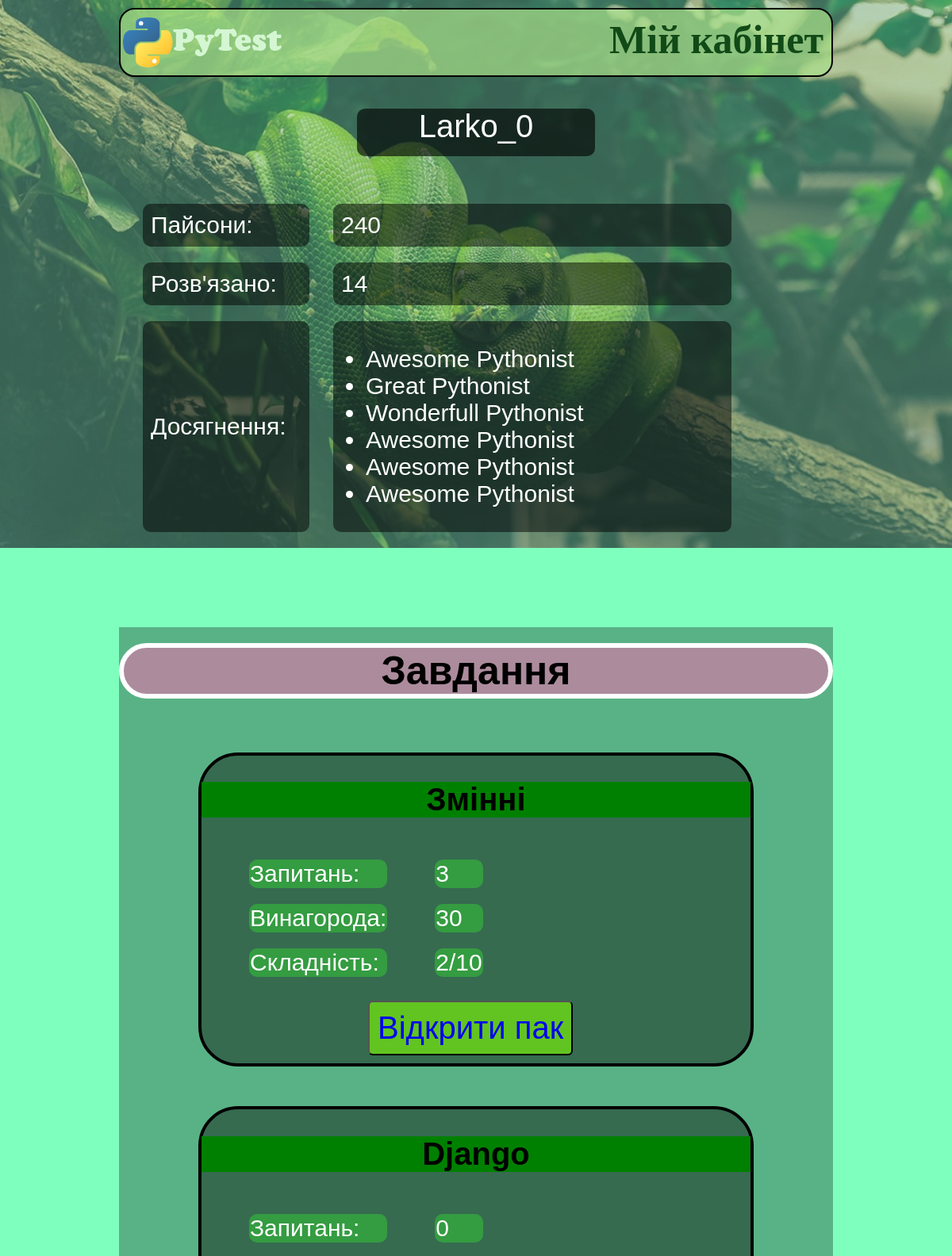
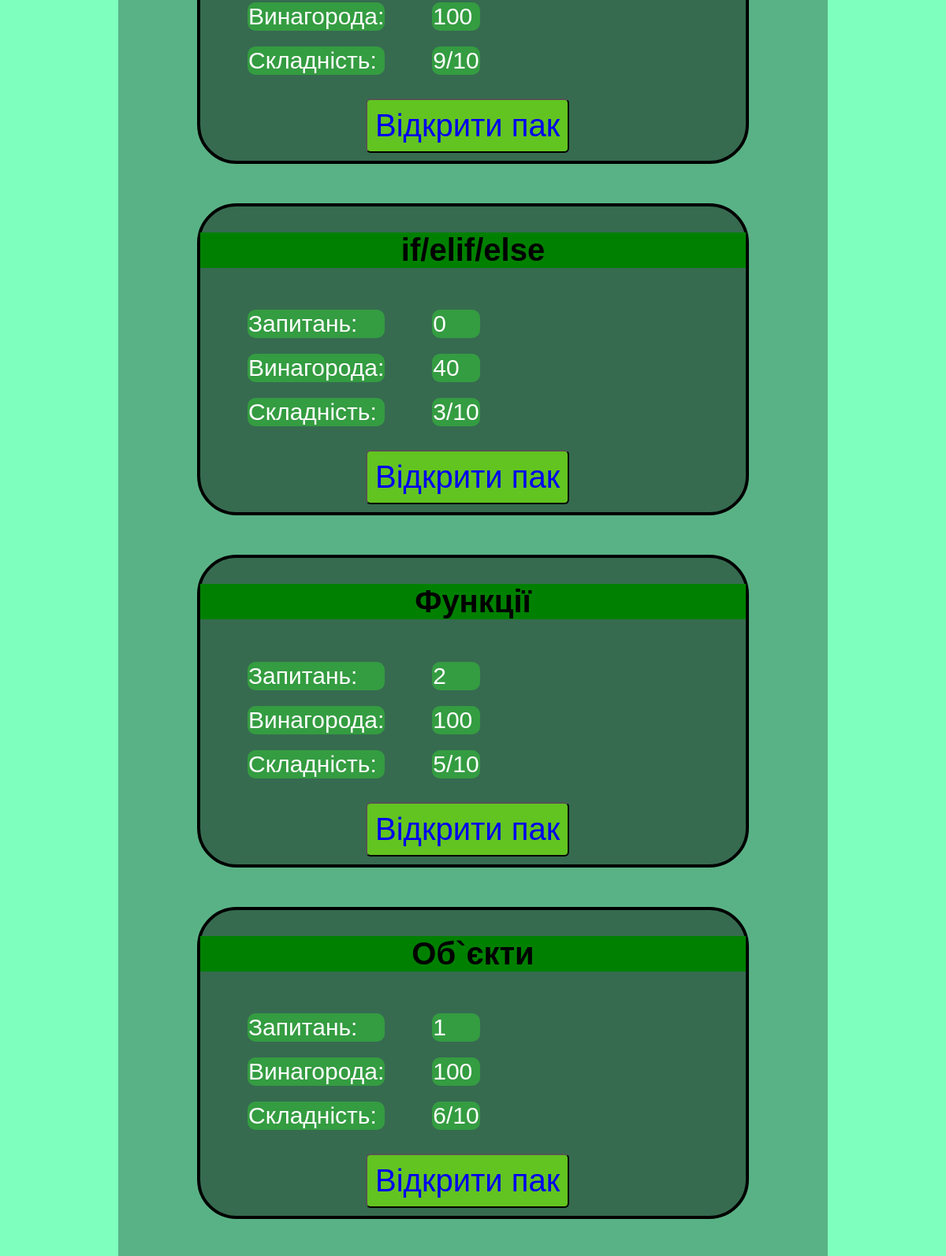
Page /catalog/packs/ (signed in, upper part) on the committed database (2 pictures, top to bottom).
### catalog/models.py (models this page shows, shortened)
class Pack(models.Model):
    name = models.CharField(max_length=50, default="PackName", help_text="Name of pack")
    reward = models.IntegerField(default=0, help_text="Reward in Paisons")
    difficulty = models.IntegerField(default=0, help_text="Difficult of pack")
    def count_of_questions(self):
        return self.question_set.count()

### catalog/views.py (the view)
# urls.py: path("packs/", views.packs, name="packs"),
def packs(request):
    user = request.user
    if user.is_authenticated:
        count_of_packs = Pack.objects.all().count()
        packs = Pack.objects.all()
        return render(request, "MyCabinet_page.html",
                      context={"count_of_packs": count_of_packs,
                               "all_packs": packs,
                               "paisons": 0,
                               "username": user.username,
                               })
    else:
        return redirect("/auth/login/")

### catalog/templates/MyCabinet_page.html (shortened to what this page needs)
<!DOCTYPE html>
<html lang="en">
<head>
	{% load static %}
	<link rel="stylesheet" type="text/css" href="{% static 'css/MyCabinet_page.css' %}">
</head>
<body>
	<header>
	<div class="container">
		<div class="UpperRectangle clearfix">
			<a href="index.html">
			<img src="{% static 'css/img/logo.png' %}" alt="Logo" id="logo">
			</a>
			<p>Мій кабінет</p>
		</div>
		<div id="nickname">
			<p>Larko_0</p>
		</div>
		<div>
			<table id="atributes">
				<tr>
					<td class="keyss">Пайсони: </td><td class="valuess">240</td>
				</tr>
				<tr>
					<td class="keyss">Розв'язано: </td><td class="valuess">14</td>
				</tr>
				<tr>
					<td class="keyss">Досягнення: </td>
					<td id="achivements"><ul>
						<li>Awesome Pythonist</li>
						<li>Great Pythonist</li>
						<li>Wonderfull Pythonist</li>
						<li>Awesome Pythonist</li>
						<li>Awesome Pythonist</li>
						<li>Awesome Pythonist</li>
					</ul></td>
				</tr>
			</table>
		</div>
	</div>
	</header>
	<section id="tasks_back" class="container">
		<h1 id="tasks_word">Завдання</h1>
		<br>
		{% for pack in all_packs %}
		<div class="task" id="VariablesPower">
			<h2>{{ pack.name }}</h2>
			<table>
				<tr>
					<td class="keys">Запитань: </td>
					<td class="values">{{ pack.count_of_questions }}</td>
				</tr>
				<tr>
					<td class="keys">Винагорода: </td>
					<td class="values">{{ pack.reward }}</td>
				</tr>
				<tr>
					<td class="keys">Складність: </td>
					<td class="values">{{ pack.difficulty }}/10</td>
				</tr>
			</table>
			<button  onclick="toPage('Pack_page.html', '_self')">
				<p><a class="to_n_pack" href="{% url 'pack' pack.id %}">Відкрити пак</a></p>
			</button>
		</div>
		{% endfor %}
	</section>
</body>
</html>

### catalog/static/css/MyCabinet_page.css (style rules this page uses)
body { font-family: Cooper Black, Arial, sans-serif; padding: 0; margin: 0; background-color: rgba(0, 255, 127, 0.5) }
header { background: url("img/Bacground.png") no-repeat center top / cover; height: auto; padding: 10px 0 0 0; }
div { box-sizing: border-box; }
.container { width: 900px; margin: 0 auto; }
.clearfix:after { content: ''; display: table; width: 100%; clear: both; }
.UpperRectangle { margin-top: 0px; border-width: 2.51px; border-color: rgb(0, 0, 0); border-style: solid; border-radius: 20px; background-color: rgba(168, 224, 137, 0.7); height: 87px; }
.UpperRectangle p { float: right; margin-top: 8px; margin-right: 10px; margin-left: 70px; font-size: 50px; font-family: "Myriad Pro"; color: rgb(17, 74, 23); font-weight: bold; line-height: 1.2; text-align: center; }
#logo { max-width: 200px; height: auto; float: left; opacity: 100%; margin-top: 10px; margin-left: 3px; }
#nickname { text-align: center; }
#nickname p { margin: 40px 0 10px 300px; font-size: 40px; width: 300px; height: 60px; border-radius: 10px; background: rgba(0, 0, 0, 0.62); color: white; }
#atributes { margin-top: 40px; border-spacing: 30px 20px; margin-bottom: 100px; }
#atributes td { border-radius: 10px; font-size: 30px; background: rgba(0, 0, 0, 0.5); color: white; }
.keyss { padding:10px; width: 190px; }
.valuess { padding: 10px; width: 50px; }
#achivements { width: 500px; }
#tasks_back { padding-top: 20px; padding-bottom: 30px; background-color: rgba(0, 0, 0, 0.3); }
#tasks_word { text-align: center; font-size: 50px; color: black; border: 6px solid white; margin: 0px; background-color: rgba(255, 105, 180, 0.5); border-radius: 60px; }
.task { width: 700px; margin: 50px 100px; border-radius: 50px; border: 4px solid black; }
.task h2 { text-align: center; color: black; font-size: 40px; }
.task table { border-spacing: 60px 20px; }
.task table td { border-radius: 10px; font-size: 30px; background: rgba(50, 205, 50, 0.5); color: white; }
.task button { background-color: rgba(127, 255, 0, 0.6); border-radius: 6px; margin: 10px 210px; padding: 10px; }
.task button p { margin: 0; color: white; font-size: 40px; }
#VariablesPower { background-color: rgba(0, 0, 0, 0.4); }
#VariablesPower h2 { background-color: green; }
.to_n_pack { text-decoration: none; }

### rows in the picture
Pack: name "Змінні", count_of_questions "3", reward "30", difficulty "2"
Pack: name "Django", count_of_questions "0", reward "100", difficulty "9"
Pack: name "if/elif/else", count_of_questions "0", reward "40", difficulty "3"
Pack: name "Функції", count_of_questions "2", reward "100", difficulty "5"
Pack: name "Об`єкти", count_of_questions "1", reward "100", difficulty "6"
